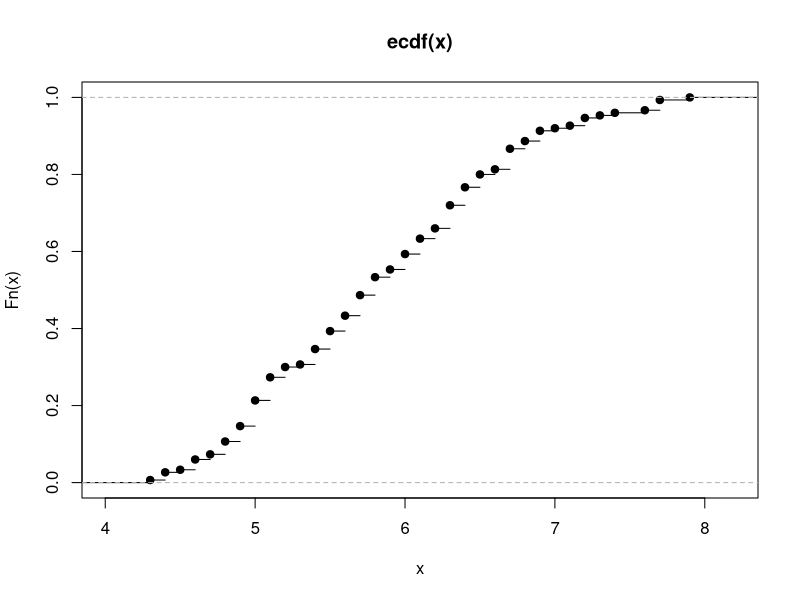
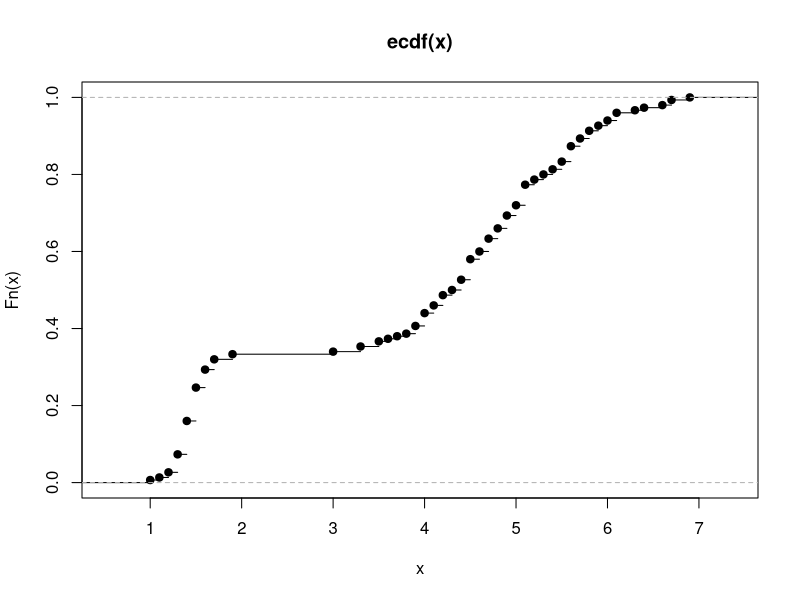
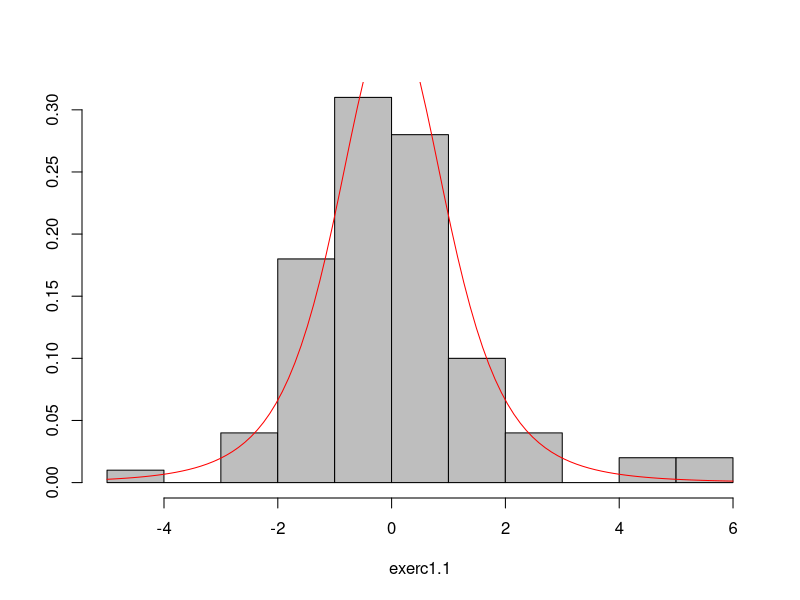
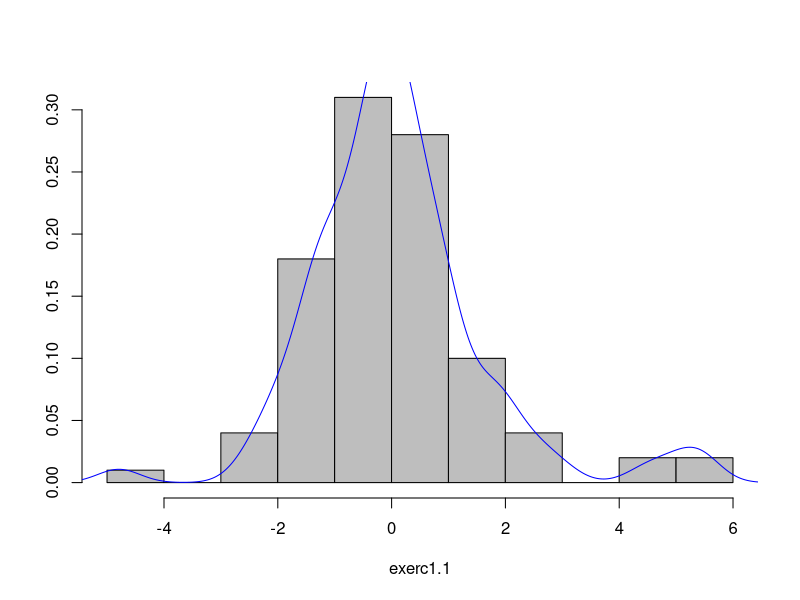

R code for these plots, in order:
# In this script i go to write the examples from book:
# Statistical Computing with R (second edition)
# Chapter 1

# Formula
formula0 <- lm(rock$peri ~ 0) # null model
formula1 <- lm(rock$peri ~ 1) # only intercept
formula2 <- lm(rock$peri ~ rock$area) # both parameters
formula3 <- lm(rock$peri ~ 0 + rock$area) # without intercept
formula4 <- lm(rock$peri ~ 1 + rock$area) # both parameters
summary(formula0)
summary(formula1)
summary(formula2)
summary(formula3)
summary(formula4)

# Plot empirical CDF (cumulative distribution function)
x11(); plot.ecdf(iris$Sepal.Length)
x11(); plot.ecdf(iris$Petal.Length)
stem(iris$Sepal.Length)

# Exercises

## 1.1
set.seed(123)
exerc1.1 <- rt(n = 100, df = 4)

## 1.2
MASS::truehist(exerc1.1, col = "gray")
curve(dt(x, df = 4), add = TRUE, col = "red")

## 1.3
MASS::truehist(exerc1.1, col = "gray")
lines(density(exerc1.1), col = "blue")

## 1.4 (a)
f <- function(x, a, b){
  fx = (x - a) / b
  return(fx)
}

f(x = 10, a = 5, b = 2)

## 1.4 (b)
f2 <- function(x){
  fx = (x - min(x)) / (max(x) - min(x))
  return(fx)
}

random_x <- rnorm(n = 10, mean = 2, sd = 2)
f2(x = random_x)

## 1.5
f3 <- function(x){
  fx = (x - mean(x)) / (sd(x))
  return(fx)
}

sample_studentize <- f3(x = random_x)
mean(sample_studentize)
sd(sample_studentize)

## 1.6
median_x <- median(sample_studentize)
iqr_x <- IQR(sample_studentize)
median_x / iqr_x
